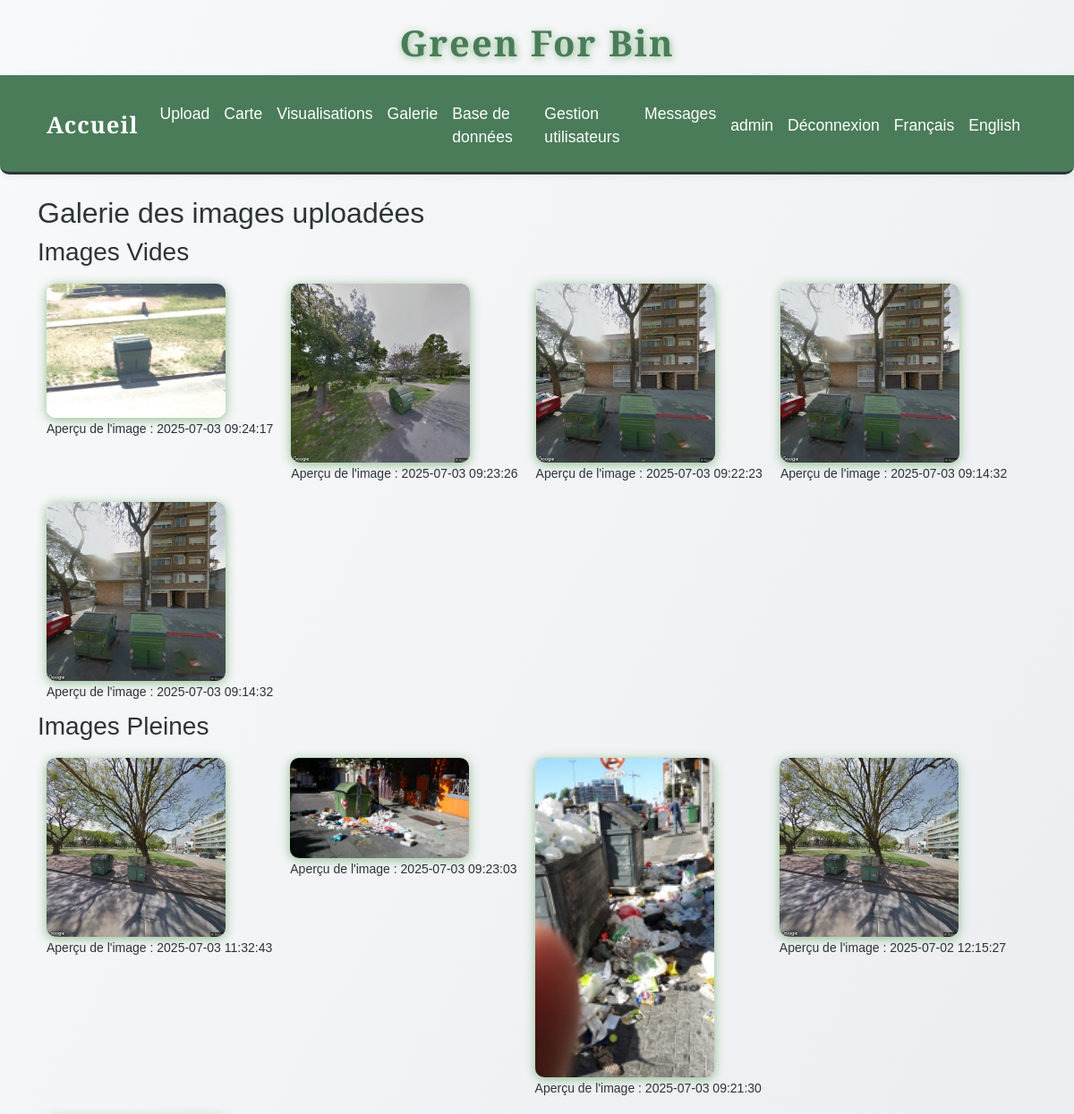
The page /gallery (signed in, upper part) on the database as committed earlier.
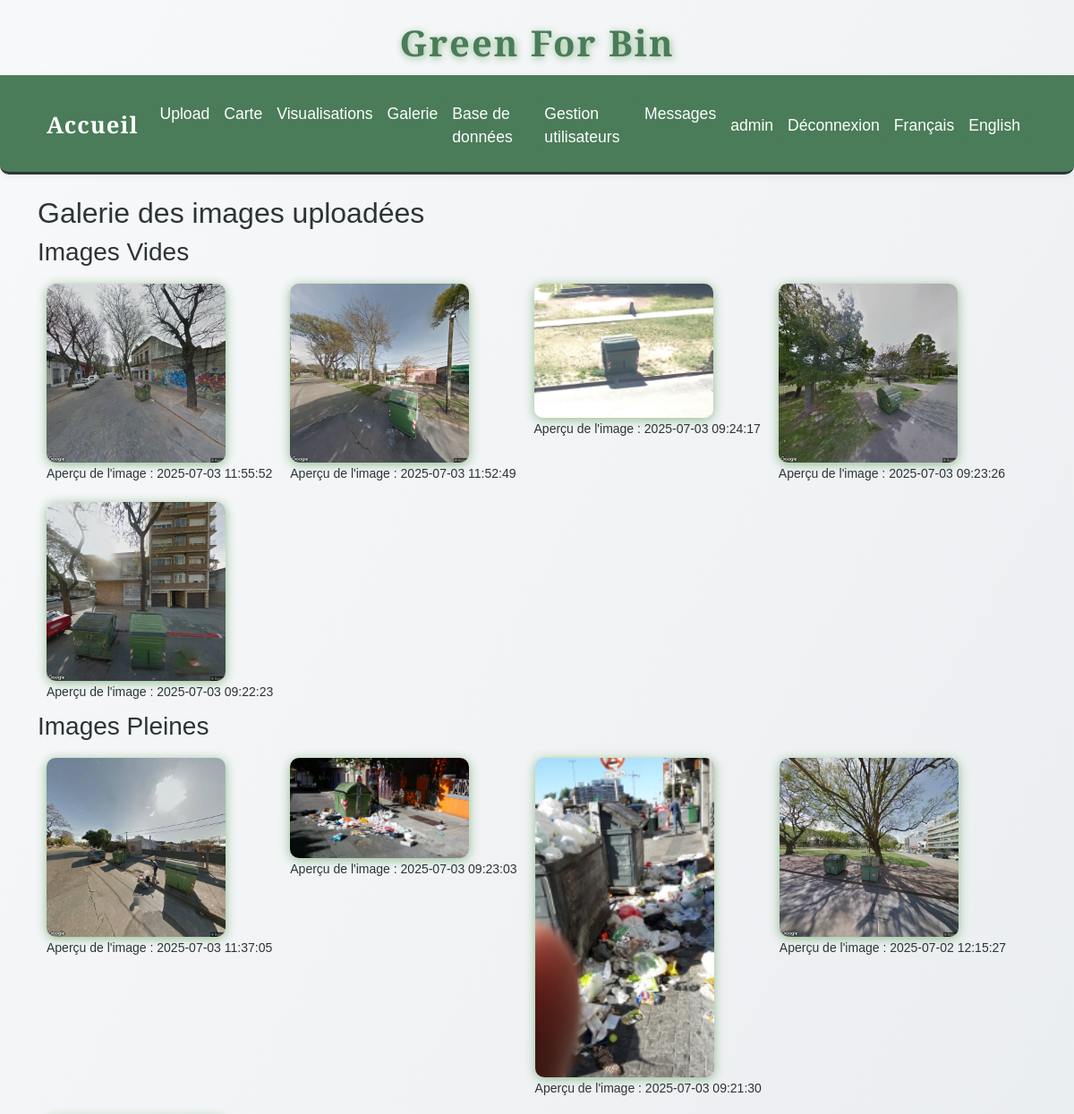
The same page on the database as committed later.
### tables this page shows
CREATE TABLE images (
                id INTEGER PRIMARY KEY AUTOINCREMENT,
                filename TEXT,
                upload_date TEXT,
                annotation TEXT,
                width INTEGER,
                height INTEGER,
                file_size INTEGER,
                avg_color TEXT,
                hist_rgb TEXT,
                hist_lum TEXT,
                contrast INTEGER,
                contour_count INTEGER,
                localisation TEXT
            , std_h REAL, std_s REAL, std_v REAL);

### app.py (the view)
@app.route('/gallery')
@login_required
def gallery():
    page = int(request.args.get('page', 1))
    per_page = 5
    offset = (page - 1) * per_page
    with sqlite3.connect(DB_PATH) as conn:
        c = conn.cursor()
        c.execute("SELECT COUNT(*) FROM images WHERE annotation LIKE '%vide%'")
        total_vides = c.fetchone()[0]
        c.execute("SELECT filename, upload_date FROM images WHERE annotation LIKE '%vide%' ORDER BY upload_date DESC LIMIT ? OFFSET ?", (per_page, offset))
        vides = c.fetchall()
        c.execute("SELECT COUNT(*) FROM images WHERE annotation LIKE '%pleine%'")
        total_pleines = c.fetchone()[0]
        c.execute("SELECT filename, upload_date FROM images WHERE annotation LIKE '%pleine%' ORDER BY upload_date DESC LIMIT ? OFFSET ?", (per_page, offset))
        pleines = c.fetchall()
        c.execute("SELECT COUNT(*) FROM images WHERE annotation IS NULL OR annotation = ''")
        total_non_label = c.fetchone()[0]
        c.execute("SELECT filename, upload_date FROM images WHERE annotation IS NULL OR annotation = '' ORDER BY upload_date DESC LIMIT ? OFFSET ?", (per_page, offset))
        non_labelisees = c.fetchall()
    total_pages = max(ceil(max(total_vides, total_pleines, total_non_label) / per_page), 1)
    return render_template('gallery.html', vides=vides, pleines=pleines, non_labelisees=non_labelisees, page=page, total_pages=total_pages)

### app.py (called while the page is built)
def get_locale():
    return session.get('lang', request.accept_languages.best_match(['en', 'fr']))

@app.context_processor
def inject_locale():
    return dict(get_locale=get_locale)

def login_required(f):
    @wraps(f)
    def decorated_function(*args, **kwargs):
        if 'user_id' not in session:
            flash('Vous devez être connecté pour accéder à cette page.', 'error')
            return redirect(url_for('login'))
        return f(*args, **kwargs)
    return decorated_function

### templates/gallery.html (shortened to what this page needs)
{% extends "base.html" %}
{% block content %}
    <h2>{{ _('Galerie des images uploadées') }}</h2>
    <h3>{{ _('Images Vides') }}</h3>
    <div style="display: flex; flex-wrap: wrap;">
        {% for image in vides %}
            <div style="margin: 10px;">
                <img src="{{ url_for('static', filename='uploads/' + image[0]) }}" width="200" loading="lazy"><br>
                <small>{{ _('Aperçu de l\'image') }} : {{ image[1] }}</small>
            </div>
        {% endfor %}
    </div>
    <h3>{{ _('Images Pleines') }}</h3>
    <div style="display: flex; flex-wrap: wrap;">
        {% for image in pleines %}
            <div style="margin: 10px;">
                <img src="{{ url_for('static', filename='uploads/' + image[0]) }}" width="200" loading="lazy"><br>
                <small>{{ _('Aperçu de l\'image') }} : {{ image[1] }}</small>
            </div>
        {% endfor %}
    </div>
{% endblock %}

### templates/base.html (shortened to what this page needs)
<!DOCTYPE html>
<html lang="{{ get_locale() }}">
<head>
    <link href="https://cdn.jsdelivr.net/npm/bootstrap@5.1.3/dist/css/bootstrap.min.css" rel="stylesheet">
    <link href="{{ url_for('static', filename='css/style.css') }}" rel="stylesheet">
    <link href="{{ url_for('static', filename='css/greenforbin.css') }}" rel="stylesheet">
</head>
<body>
    <header>
        <h1>{{ _('Green For Bin') }}</h1>
        <nav class="navbar navbar-expand-lg navbar-dark bg-dark">
            <div class="container-fluid">
                <a class="navbar-brand" href="{{ url_for('about') }}">{{ _('Accueil') }}</a>
                <div class="collapse navbar-collapse" id="navbarNav">
                    <ul class="navbar-nav">
                        <li class="nav-item">
                            <a class="nav-link" href="{{ url_for('upload') }}">{{ _('Upload') }}</a>
                        </li>
                        <li class="nav-item">
                            <a class="nav-link" href="{{ url_for('map_view') }}">{{ _('Carte') }}</a>
                        </li>
                        <li class="nav-item">
                            <a class="nav-link" href="{{ url_for('stats') }}">{{ _('Visualisations') }}</a>
                        </li>
                        <li class="nav-item">
                            <a class="nav-link" href="{{ url_for('gallery') }}">{{ _('Galerie') }}</a>
                        </li>
                        {% if session.get('role') == 'admin' %}
                            <li class="nav-item">
                                <a class="nav-link" href="{{ url_for('afficher_bdd') }}">{{ _('Base de données') }}</a>
                            </li>
                            <li class="nav-item">
                                <a class="nav-link" href="{{ url_for('admin_users') }}">{{ _('Gestion utilisateurs') }}</a>
                            </li>
                            <li class="nav-item">
                                <a class="nav-link" href="{{ url_for('admin_messages') }}">{{ _('Messages') }}</a>
                            </li>
                        {% endif %}
                    </ul>
                    <ul class="navbar-nav ms-auto">
                        {% if session.get('user_id') %}
                            <li class="nav-item">
                                <span class="nav-link">{{ session.get('username') }}</span>
                            </li>
                            <li class="nav-item">
                                <a class="nav-link" href="{{ url_for('logout') }}">{{ _('Déconnexion') }}</a>
                            </li>
                        {% endif %}
                        <li class="nav-item">
                            <a class="nav-link" href="{{ url_for('set_language', lang='fr') }}">{{ _('Français') }}</a>
                        </li>
                        <li class="nav-item">
                            <a class="nav-link" href="{{ url_for('set_language', lang='en') }}">{{ _('English') }}</a>
                        </li>
                    </ul>
                </div>
            </div>
        </nav>
    </header>
    <div class="container mt-4">
        {% block content %}{% endblock %}
    </div>
</body>
</html>

### static/css/style.css (style rules this page uses)
:root { --primary-green: #4a7c59; --light-green: #7fb069; --sage-green: #8fbc8f; --cream: #fefefe; --warm-white: #f8f9fa; --soft-gray: #e9ecef; --charcoal: #2d3436; --text-primary: #2d3436; --text-secondary: #636e72; --radius: 2.5rem; --shadow: 0 4px 24px rgba(44, 124, 89, 0.10); --transition: all 0.3s cubic-bezier(.4,0,.2,1); --green-dark: var(--primary-green); --green: var(--light-green); --green-light: var(--sage-green); --beige: var(--cream); --white: var(--cream); --black: var(--charcoal); }
html, body { height: 100%; margin: 0; padding: 0; }
body { display: flex; flex-direction: column; min-height: 100vh; }
.container.mt-4 { flex: 1 0 auto; }
.navbar { background: linear-gradient(90deg, var(--primary-green) 0%, var(--light-green) 100%); border-radius: 0 0 var(--radius) var(--radius); box-shadow: var(--shadow); padding: 1.5rem 2.5rem 1.2rem 2.5rem; display: flex; justify-content: center; align-items: center; gap: 2rem; position: sticky; top: 0; z-index: 1000; }
.nav-link { color: var(--cream); font-family: 'Inter', 'Franklin Gothic Medium', 'Arial Narrow', Arial, sans-serif, sans-serif; font-size: 1.1rem; font-weight: 500; padding: 0.5rem 1.2rem; border-radius: 2rem; transition: var(--transition); position: relative; }

### static/css/greenforbin.css (style rules this page uses)
:root { --primary-green: #4a7c59; --light-green: #7fb069; --sage-green: #8fbc8f; --cream: #fefefe; --warm-white: #f8f9fa; --soft-gray: #e9ecef; --charcoal: #2d3436; --text-primary: #2d3436; --text-secondary: #636e72; }
body { background: linear-gradient(135deg, var(--cream) 0%, var(--light-green) 100%); color: var(--text-primary); font-family: 'Segoe UI', 'Roboto', Arial, sans-serif; min-height: 100vh; }
header h1 { color: var(--primary-green); font-weight: bold; letter-spacing: 2px; text-shadow: 1px 2px 8px var(--sage-green); }
.navbar, .navbar-brand, .nav-link { background: var(--primary-green) !important; color: var(--cream) !important; font-weight: 500; border-radius: 0 0 10px 10px; }
img { border-radius: 10px; box-shadow: 0 2px 12px var(--sage-green); transition: transform 0.2s; }

### templates/base.html (style rules this page uses)
:root { --primary-green: #4a7c59; --light-green: #7fb069; --sage-green: #8fbc8f; --cream: #fefefe; --warm-white: #f8f9fa; --soft-gray: #e9ecef; --charcoal: #2d3436; --text-primary: #2d3436; --text-secondary: #636e72; }
body { background: linear-gradient(120deg, var(--warm-white) 0%, var(--soft-gray) 100%); min-height: 100vh; color: var(--text-primary); font-family: 'Quercus Serif', 'Montserrat', 'Quicksand', Arial, sans-serif !important; }
body, h1, h2, h3, h4, h5, h6, .navbar, .nav-link, .btn, .card, .table, .form-control, .modal-content { font-family: 'Quercus Serif', 'Montserrat', 'Quicksand', Arial, sans-serif !important; color: var(--text-primary); }
header h1 { text-align: center; margin: 24px 0 12px 0; font-size: 2.5rem; letter-spacing: 2px; color: var(--primary-green); }
.navbar { width: 100%; background: linear-gradient(90deg, var(--primary-green) 0%, var(--light-green) 100%); border-bottom: 3px solid var(--charcoal); box-shadow: 0 2px 8px rgba(44, 124, 89, 0.08); }
.navbar .nav-link { color: var(--cream) !important; font-weight: 500; transition: color 0.3s, background 0.3s, border-radius 0.3s; border-radius: 6px; padding: 6px 16px; }
.navbar .navbar-brand { font-size: 1.6rem; font-weight: bold; color: var(--cream) !important; letter-spacing: 1px; transition: color 0.3s; }

Rows that differ between the two databases and show on the page:
no longer on this page (row unchanged): images: filename (picture), upload_date "2025-07-03 09:14:32", shown under "Images Vides"
no longer on this page (row unchanged): images: filename (picture), upload_date "2025-07-03 09:14:32", shown under "Images Vides"
added images: filename (picture), upload_date "2025-07-03 11:55:52", shown under "Images Vides"
added images: filename (picture), upload_date "2025-07-03 11:52:49", shown under "Images Vides"
changed images (number 6 of 9 on the later page): filename: a different picture; upload_date "2025-07-03 11:32:43" → "2025-07-03 11:37:05"
